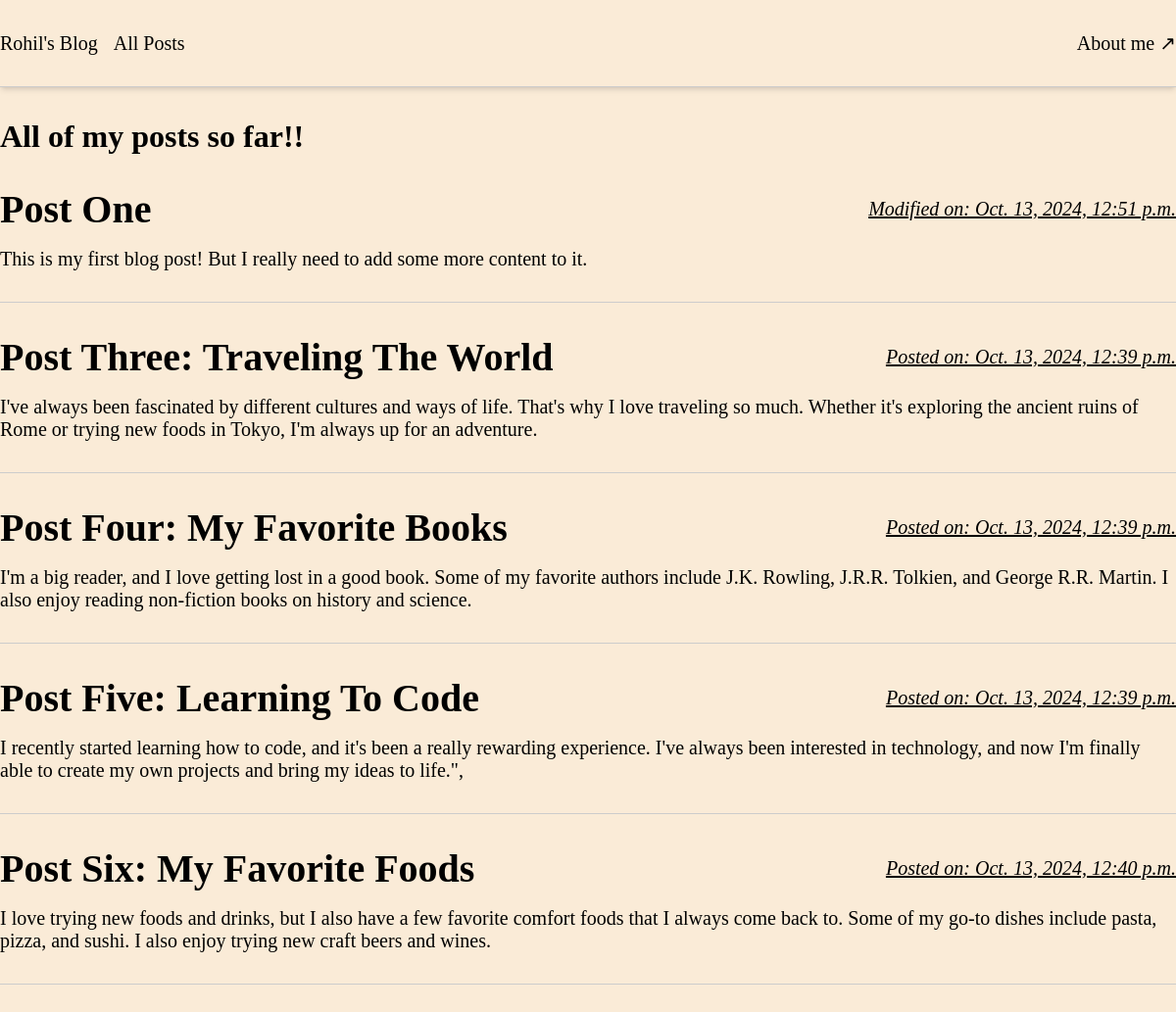
The app's page /all-posts/ with its own data.
### blog/models.py (models this page shows, shortened)
class Post(models.Model):
  title = models.CharField(max_length=100)
  content = models.TextField()
  date_posted = models.DateTimeField(auto_now_add=True)
  date_modified = models.DateTimeField(auto_now=True)
  slug = models.SlugField(primary_key=True, db_index=True, default="")

### blog/views.py (the view)
# urls.py: path('all-posts/', views.all_posts, name='all_posts_page'),
def all_posts(request: HttpRequest) -> HttpResponse:
  posts = Post.objects.all()
  for post in posts:
    post.is_modified = __is_post_modified(post)
  return render(request, "blog/all-posts.html", {"posts": posts})

### blog/views.py (called while the page is built)
def __is_post_modified(post: Post) -> bool:
  return post.date_modified.replace(microsecond=0) != post.date_posted.replace(microsecond=0)

### blog/templates/blog/all-posts.html (shortened to what this page needs)
{% extends "_base.html" %}
{% load static %}
{% block css_files %}
  <link rel="stylesheet" href="{% static 'blog/all-posts.css' %}">
{% endblock css_files %}
{% block content %}
  <h2 class="">
    All of my posts so far!!
  </h2>
  <section id="all-posts">
    {% for post in posts %}
      {% include "blog/shared/post-card.html" %}
    {% endfor %}
  </section>
{% endblock content %}

### blog/templates/blog/shared/post-card.html (shortened to what this page needs)
{% load static %}
<link rel="stylesheet" href="{% static 'blog/shared/post-card.css'%}">
<div class="">
  <a href="{% url 'post_detail_page' slug=post.slug %}" class="">
    <div class="flex">
      <h3 class=""> {{ post.title | title}} </h3>
      <time class="">
        {% if post.is_modified %}
        Modified on: {{ post.date_modified }}
        {% else %}
        Posted on: {{ post.date_posted }}
        {% endif %}
      </time>
    </div>
    <p class="">
      {{ post.content }}
    </p>
  </a>
</div>

### static/_base.css (style rules this page uses)
* { box-sizing: border-box; margin: 0; padding: 0; }
body { background-color: antiquewhite; }
.flex { display: flex; justify-content: center; align-items: center; gap: 1rem; }
a { text-decoration: none; color: black; font-size: 1.25rem; }

### blog/static/blog/all-posts.css (style rules this page uses)
h2 { margin: 2rem 0; font-size: 2rem; }

### blog/static/blog/shared/post-card.css (style rules this page uses)
.flex { display: flex; justify-content: space-between; align-items: center; gap: 1rem; }
h3 { font-size: 2.5rem; }
time { text-decoration: underline; font-style: italic; font-size: 1.25rem; }
p { margin-top: 1rem; margin-bottom: 2rem; padding-bottom: 2rem; border-bottom: 1px solid #ccc; }

### records on screen
Post: title "Post One", date_modified "Oct. 13, 2024, 12:51 p.m.", content "This is my first blog post! But I really need to add some more content to it."
Post: title "Post Three: Traveling The World", date_posted "Oct. 13, 2024, 12:39 p.m.", content "I've always been fascinated by different cultures and ways of life. That's why I love traveling so much. Whether it's exploring the ancient ruins of Rome or trying new foods in Tokyo, I'm always up for an adventure."
Post: title "Post Four: My Favorite Books", date_posted "Oct. 13, 2024, 12:39 p.m.", content "I'm a big reader, and I love getting lost in a good book. Some of my favorite authors include J.K. Rowling, J.R.R. Tolkien, and George R.R. Martin. I also enjoy reading non-fiction books on history and science."
Post: title "Post Five: Learning To Code", date_posted "Oct. 13, 2024, 12:39 p.m.", content "I recently started learning how to code, and it's been a really rewarding experience. I've always been interested in technology, and now I'm finally able to create my own projects and bring my ideas to life.\","
Post: title "Post Six: My Favorite Foods", date_posted "Oct. 13, 2024, 12:40 p.m.", content "I love trying new foods and drinks, but I also have a few favorite comfort foods that I always come back to. Some of my go-to dishes include pasta, pizza, and sushi. I also enjoy trying new craft beers and wines."
